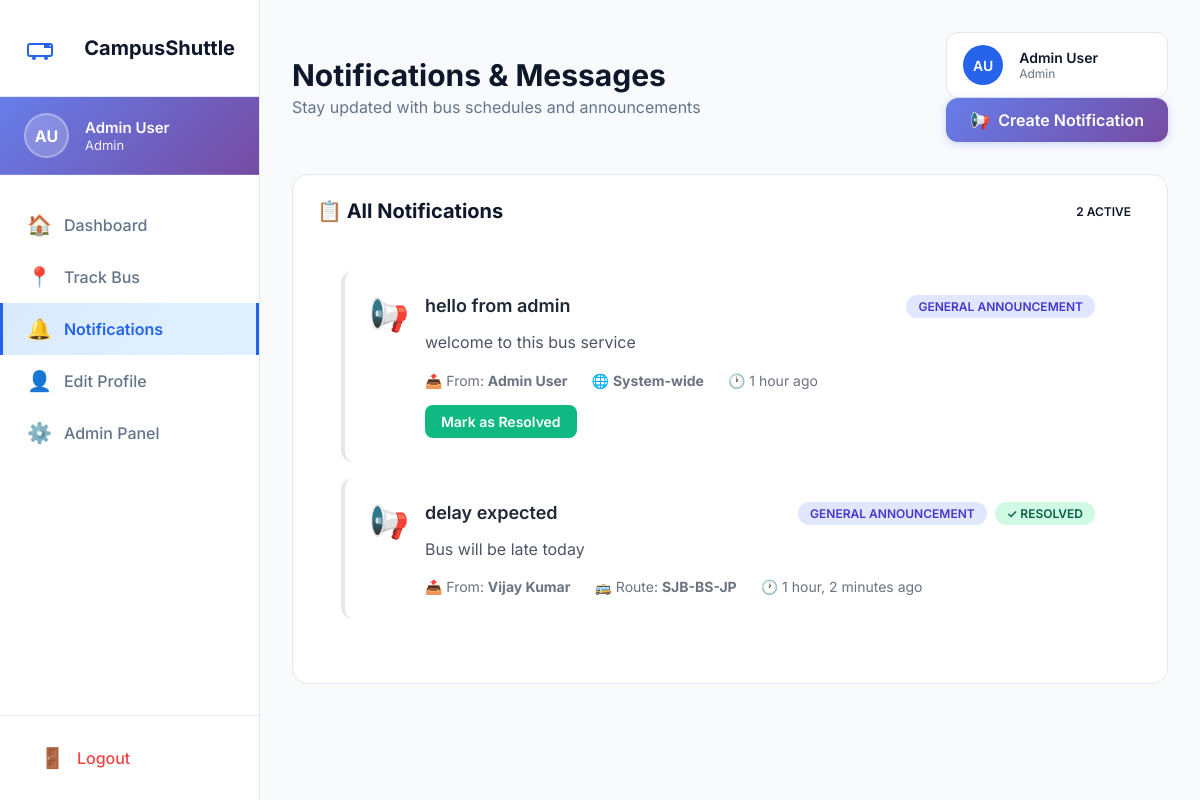
/notifications/ (signed in), run on the app's committed database.
### core/models.py (models this page shows, shortened)
class User(AbstractUser):
    ROLE_CHOICES = [
        ('admin', 'Admin'),
        ('driver', 'Driver'),
        ('student', 'Student'),
    ]
    GENDER_CHOICES = [
        ('male', 'Male'),
        ('female', 'Female'),
        ('other', 'Other'),
    ]
    role = models.CharField(max_length=10, choices=ROLE_CHOICES, default='student')
    usn = models.CharField(max_length=20, unique=True, null=True, blank=True, verbose_name='USN')
    emp_no = models.CharField(max_length=20, unique=True, null=True, blank=True, verbose_name='Employee Number')
    phone_number = models.CharField(max_length=15, blank=True, null=True)
    gender = models.CharField(max_length=10, choices=GENDER_CHOICES, blank=True, null=True)
    profile_image = models.ImageField(upload_to='profiles/', blank=True, null=True)
    created_at = models.DateTimeField(auto_now_add=True)
    updated_at = models.DateTimeField(auto_now=True)
    groups = models.ManyToManyField(
        'auth.Group',
        verbose_name='groups',
        blank=True,
        help_text='The groups this user belongs to.',
        related_name='custom_user_set',
        related_query_name='custom_user',
    )
    user_permissions = models.ManyToManyField(
        'auth.Permission',
        verbose_name='user permissions',
        blank=True,
        help_text='Specific permissions for this user.',
        related_name='custom_user_set',
        related_query_name='custom_user',
    )
    class Meta:
        ordering = ['-created_at']

class Notification(models.Model):
    MESSAGE_TYPE_CHOICES = [
        ('delay', 'Bus Delay'),
        ('arrival', 'Bus Arrival'),
        ('route_change', 'Route Change'),
        ('maintenance', 'Maintenance'),
        ('emergency', 'Emergency'),
        ('general', 'General Announcement'),
        ('query', 'Student Query'),
    ]
    title = models.CharField(max_length=200)
    message = models.TextField()
    message_type = models.CharField(max_length=20, choices=MESSAGE_TYPE_CHOICES, default='general')
    sender = models.ForeignKey(User, on_delete=models.CASCADE, related_name='sent_notifications')
    route = models.ForeignKey(BusRoute, on_delete=models.CASCADE, null=True, blank=True,
                             related_name='notifications', help_text="Leave blank for system-wide notification")
    visible_to_students = models.BooleanField(default=True)
    visible_to_drivers = models.BooleanField(default=True)
    visible_to_admins = models.BooleanField(default=True)
    is_active = models.BooleanField(default=True)
    is_resolved = models.BooleanField(default=False)
    resolved_by = models.ForeignKey(User, on_delete=models.SET_NULL, null=True, blank=True,
                                   related_name='resolved_notifications')
    resolved_at = models.DateTimeField(null=True, blank=True)
    created_at = models.DateTimeField(auto_now_add=True)
    updated_at = models.DateTimeField(auto_now=True)
    class Meta:
        ordering = ['-created_at']
        indexes = [
            models.Index(fields=['-created_at']),
            models.Index(fields=['route', 'is_active']),
        ]

class BusRoute(models.Model):
    STATUS_CHOICES = [
        ('active', 'Active'),
        ('inactive', 'Inactive'),
        ('maintenance', 'Under Maintenance'),
    ]
    name = models.CharField(max_length=100, help_text="Route name (e.g., Route 1 - North Bangalore)")
    route_number = models.CharField(max_length=10, unique=True, help_text="Unique route identifier")
    description = models.TextField(blank=True)
    bus_number = models.CharField(max_length=20, help_text="Bus registration number")
    capacity = models.IntegerField(default=40, validators=[MinValueValidator(1)])
    driver = models.OneToOneField(User, on_delete=models.SET_NULL, null=True, blank=True,
                                  related_name='assigned_route', limit_choices_to={'role': 'driver'})
    status = models.CharField(max_length=20, choices=STATUS_CHOICES, default='active')
    departure_time = models.TimeField(help_text="Departure time from SJB Institute")
    arrival_time = models.TimeField(help_text="Expected arrival time at SJB Institute")
    created_at = models.DateTimeField(auto_now_add=True)
    updated_at = models.DateTimeField(auto_now=True)
    class Meta:
        ordering = ['route_number']

### core/views.py (the view, shortened to what this page needs)
# urls.py: path('notifications/', views.notifications_list, name='notifications_list'),
@login_required
def notifications_list(request):
    user = request.user
    if user.role == 'student':
        registration = RouteRegistration.objects.filter(
            student=user,
            status__in=['active', 'pending']
        ).order_by('-registration_date').first()
        if registration:
            notifications = Notification.objects.filter(
                is_active=True,
                visible_to_students=True
            ).filter(
                Q(route=registration.route) | Q(route__isnull=True)
            )
        else:
            notifications = Notification.objects.filter(
                is_active=True,
                visible_to_students=True,
                route__isnull=True
            )
    elif user.role == 'admin':
        notifications = Notification.objects.filter(is_active=True)
    else:
        notifications = Notification.objects.none()
    unresolved_queries = None
    if user.role == 'admin':
        unresolved_queries = QuickQuery.objects.filter(is_answered=False)
    context = {
        'notifications': notifications,
        'unresolved_queries': unresolved_queries,
    }
    return render(request, 'core/notifications.html', context)

### core/templates/core/notifications.html (shortened to what this page needs)
{% load static %}
<!DOCTYPE html>
<html lang="en">
<head>
    <link rel="stylesheet" href="{% static 'core/css/dashboard.css' %}">
</head>
<body>
    <div class="dashboard-container">
        <aside class="sidebar">
            <div class="sidebar-header">
                <span class="brand-name">CampusShuttle</span>
            </div>
            <div class="sidebar-profile">
                {% if user.profile_image %}
                    <img src="{{ user.profile_image.url }}" alt="Profile" class="sidebar-avatar-img">
                {% else %}
                    <div class="sidebar-avatar">{{ user.first_name.0 }}{{ user.last_name.0 }}</div>
                {% endif %}
                <div class="sidebar-user-info">
                    <div class="sidebar-user-name">{{ user.get_full_name }}</div>
                    <div class="sidebar-user-role">{{ user.get_role_display }}</div>
                </div>
            </div>
            <nav class="sidebar-nav">
                <a href="{% url 'core:dashboard' %}" class="nav-item">
                    <span class="nav-icon">🏠</span>
                    <span>Dashboard</span>
                </a>
                {% if user.role == 'student' %}
                <a href="{% url 'core:routes_list' %}" class="nav-item">
                    <span class="nav-icon">🚌</span>
                    <span>Browse Routes</span>
                </a>
                <a href="{% url 'core:my_registration' %}" class="nav-item">
                    <span class="nav-icon">📋</span>
                    <span>My Registration</span>
                </a>
                <a href="{% url 'core:track_bus' %}" class="nav-item">
                    <span class="nav-icon">📍</span>
                    <span>Track Bus</span>
                </a>
                <a href="{% url 'core:student_queries' %}" class="nav-item">
                    <span class="nav-icon">❓</span>
                    <span>My Queries</span>
                </a>
                <a href="{% url 'core:notifications_list' %}" class="nav-item active">
                    <span class="nav-icon">🔔</span>
                    <span>Notifications</span>
                </a>
                <a href="{% url 'core:edit_profile' %}" class="nav-item">
                    <span class="nav-icon">👤</span>
                    <span>Edit Profile</span>
                </a>
                {% elif user.role == 'admin' %}
                <a href="{% url 'core:track_bus' %}" class="nav-item">
                    <span class="nav-icon">📍</span>
                    <span>Track Bus</span>
                </a>
                <a href="{% url 'core:notifications_list' %}" class="nav-item active">
                    <span class="nav-icon">🔔</span>
                    <span>Notifications</span>
                </a>
                <a href="{% url 'core:edit_profile' %}" class="nav-item">
                    <span class="nav-icon">👤</span>
                    <span>Edit Profile</span>
                </a>
                <a href="/admin/" class="nav-item" target="_blank">
                    <span class="nav-icon">⚙️</span>
                    <span>Admin Panel</span>
                </a>
                {% endif %}
            </nav>
            <div class="sidebar-footer">
                <a href="{% url 'core:logout' %}" class="logout-btn">
                    <span class="nav-icon">🚪</span>
                    <span>Logout</span>
                </a>
            </div>
        </aside>
        <main class="main-content">
            <header class="dashboard-header">
                <div class="header-left">
                    <h1>Notifications & Messages</h1>
                    <p>Stay updated with bus schedules and announcements</p>
                </div>
                <div class="header-right">
                    <div class="user-profile">
                        {% if user.profile_image %}
                            <img src="{{ user.profile_image.url }}" alt="Profile" class="user-avatar-img">
                        {% else %}
                            <div class="user-avatar">{{ user.first_name.0 }}{{ user.last_name.0 }}</div>
                        {% endif %}
                        <div class="user-info">
                            <span class="user-name">{{ user.get_full_name }}</span>
                            <span class="user-role">{{ user.get_role_display }}</span>
                        </div>
                    </div>
                    {% if user.role in 'driver,admin' %}
                    <a href="{% url 'core:create_notification' %}" class="btn-create-notification">
                        <span>📢</span>
                        <span>Create Notification</span>
                    </a>
                    {% endif %}
                </div>
            </header>
            <div class="card">
                <div class="card-header">
                    <h2>📋 All Notifications</h2>
                    <span class="badge">{{ notifications.count }} Active</span>
                </div>
                <div class="notifications-list">
                    {% for notification in notifications %}
                    <div class="notification-item type-{{ notification.message_type }}">
                        <div class="notification-icon">
                            {% if notification.message_type == 'delay' %}⏰
                            {% elif notification.message_type == 'arrival' %}✅
                            {% elif notification.message_type == 'route_change' %}🔄
                            {% elif notification.message_type == 'maintenance' %}🔧
                            {% elif notification.message_type == 'emergency' %}🚨
                            {% elif notification.message_type == 'query' %}❓
                            {% else %}📢
                            {% endif %}
                        </div>
                        <div class="notification-content">
                            <div class="notification-header">
                                <h3>{{ notification.title }}</h3>
                                <div class="notification-badges">
                                    <span class="badge badge-type">{{ notification.get_message_type_display }}</span>
                                    {% if notification.is_resolved %}
                                    <span class="badge badge-resolved">✓ Resolved</span>
                                    {% endif %}
                                </div>
                            </div>
                            <p class="notification-message">{{ notification.message }}</p>
                            <div class="notification-meta">
                                <span>📤 From: <strong>{{ notification.sender.get_full_name }}</strong></span>
                                {% if notification.route %}
                                <span>🚌 Route: <strong>{{ notification.route.route_number }}</strong></span>
                                {% else %}
                                <span>🌐 <strong>System-wide</strong></span>
                                {% endif %}
                                <span>🕐 {{ notification.created_at|timesince }} ago</span>
                            </div>
                            {% if user.role == 'admin' or notification.sender == user %}
                            {% if not notification.is_resolved %}
                            <div class="notification-actions">
                                <a href="{% url 'core:resolve_notification' notification.id %}" class="btn-resolve">Mark as Resolved</a>
                            </div>
                            {% endif %}
                            {% endif %}
                        </div>
                    </div>
                    {% empty %}
                    <div class="empty-state">
                        <span class="empty-icon">📭</span>
                        <h3>No Notifications</h3>
                        <p>You're all caught up! No new notifications at this time.</p>
                    </div>
                    {% endfor %}
                </div>
            </div>
        </main>
    </div>
</body>
</html>

### data on the page
User: first_name.0 "A", last_name.0 "U", get_full_name "Admin User", role "Admin"
Notification: title "hello from admin", message_type "GENERAL ANNOUNCEMENT", message "welcome to this bus service", sender.get_full_name "Admin User", shows "System-wide", created_at "1 hour", is_resolved "Mark as Resolved"
Notification: title "delay expected", message_type "GENERAL ANNOUNCEMENT", is_resolved "✓ RESOLVED", message "Bus will be late today", sender.get_full_name "Vijay Kumar", route.route_number "SJB-BS-JP", created_at "1 hour, 2 minutes"

### other printed values
{{ notifications.count }} "2"
